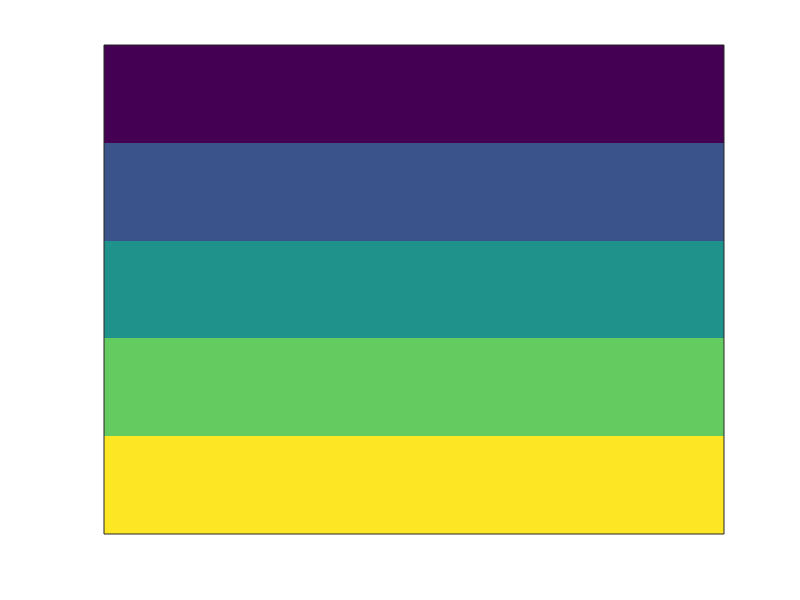

The MATLAB script that drew this image: (Note: this script raises an error after producing the figure.)
clear
clc
n = input('Enter the dimensions n:');
A = zeros (n);
for i = 1:n;
    for j = 1:n;
        A(i,j) = i+(n*(j-1));
    end
end
A
for t=1:200
    for i=1:n
        for j=1:n
            A(i,j)=A(i,j)+1;
            if(A(i,j)>n)
                A(i,j)=A(i,j)-n;
            end
        end
    end
    imagesc(A);
    set(gca,'XTick',[]);
    set(gca,'YTick',[]);
    S(t)=getframe();
end
movie2avi(S,'C_Vertical_Distribution.avi')